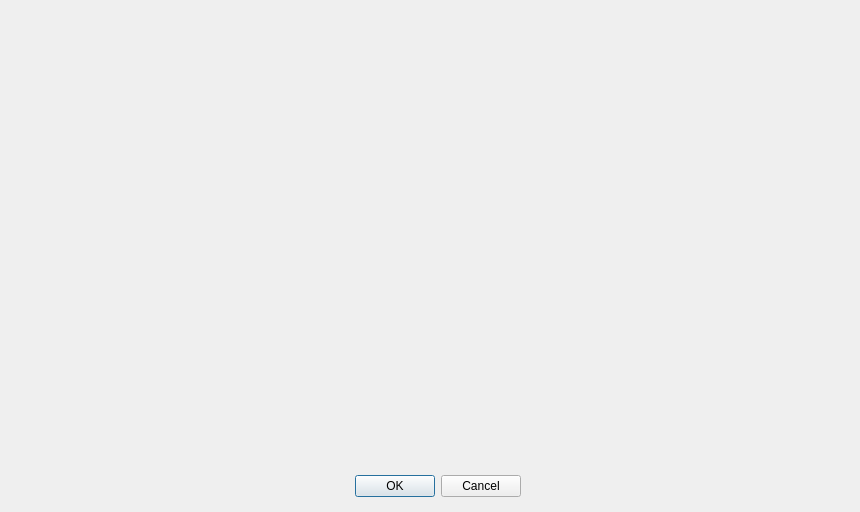
<?xml version="1.0" encoding="UTF-8"?>
<ui version="4.0">
 <class>Algebraic</class>
 <widget class="QDialog" name="Algebraic">
  <property name="geometry">
   <rect>
    <x>0</x>
    <y>0</y>
    <width>860</width>
    <height>512</height>
   </rect>
  </property>
  <property name="windowTitle">
   <string>Dialog</string>
  </property>
  <widget class="QDialogButtonBox" name="buttonBox">
   <property name="geometry">
    <rect>
     <x>180</x>
     <y>470</y>
     <width>341</width>
     <height>32</height>
    </rect>
   </property>
   <property name="orientation">
    <enum>Qt::Horizontal</enum>
   </property>
   <property name="standardButtons">
    <set>QDialogButtonBox::Cancel|QDialogButtonBox::Ok</set>
   </property>
  </widget>
  <widget class="QWidget" name="horizontalLayoutWidget">
   <property name="geometry">
    <rect>
     <x>10</x>
     <y>0</y>
     <width>851</width>
     <height>471</height>
    </rect>
   </property>
   <layout class="QHBoxLayout" name="horizontalLayout">
    <item>
     <layout class="QVBoxLayout" name="verticalLayout">
      <item>
       <widget class="QLabel" name="label_2">
        <property name="text">
         <string/>
        </property>
       </widget>
      </item>
      <item>
       <widget class="QLabel" name="label_3">
        <property name="text">
         <string/>
        </property>
       </widget>
      </item>
     </layout>
    </item>
    <item>
     <widget class="QLabel" name="label">
      <property name="text">
       <string/>
      </property>
     </widget>
    </item>
   </layout>
  </widget>
 </widget>
 <resources/>
 <connections>
  <connection>
   <sender>buttonBox</sender>
   <signal>accepted()</signal>
   <receiver>Algebraic</receiver>
   <slot>accept()</slot>
   <hints>
    <hint type="sourcelabel">
     <x>248</x>
     <y>254</y>
    </hint>
    <hint type="destinationlabel">
     <x>157</x>
     <y>274</y>
    </hint>
   </hints>
  </connection>
  <connection>
   <sender>buttonBox</sender>
   <signal>rejected()</signal>
   <receiver>Algebraic</receiver>
   <slot>reject()</slot>
   <hints>
    <hint type="sourcelabel">
     <x>316</x>
     <y>260</y>
    </hint>
    <hint type="destinationlabel">
     <x>286</x>
     <y>274</y>
    </hint>
   </hints>
  </connection>
 </connections>
</ui>
